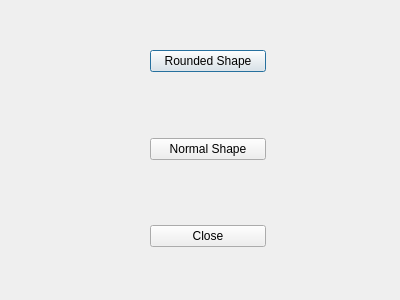
<?xml version="1.0" encoding="UTF-8"?>
<ui version="4.0">
 <class>AbstractFactoryDialog</class>
 <widget class="QDialog" name="AbstractFactoryDialog">
  <property name="geometry">
   <rect>
    <x>0</x>
    <y>0</y>
    <width>400</width>
    <height>300</height>
   </rect>
  </property>
  <property name="windowTitle">
   <string>Dialog</string>
  </property>
  <widget class="QWidget" name="">
   <property name="geometry">
    <rect>
     <x>150</x>
     <y>50</y>
     <width>116</width>
     <height>197</height>
    </rect>
   </property>
   <layout class="QVBoxLayout" name="verticalLayout">
    <item>
     <widget class="QPushButton" name="btn_rounded_shape">
      <property name="text">
       <string>Rounded Shape</string>
      </property>
     </widget>
    </item>
    <item>
     <spacer name="verticalSpacer">
      <property name="orientation">
       <enum>Qt::Orientation::Vertical</enum>
      </property>
      <property name="sizeHint" stdset="0">
       <size>
        <width>20</width>
        <height>40</height>
       </size>
      </property>
     </spacer>
    </item>
    <item>
     <widget class="QPushButton" name="btn_rounded_shape_2">
      <property name="text">
       <string>Normal Shape</string>
      </property>
     </widget>
    </item>
    <item>
     <spacer name="verticalSpacer_2">
      <property name="orientation">
       <enum>Qt::Orientation::Vertical</enum>
      </property>
      <property name="sizeHint" stdset="0">
       <size>
        <width>20</width>
        <height>40</height>
       </size>
      </property>
     </spacer>
    </item>
    <item>
     <widget class="QPushButton" name="close">
      <property name="text">
       <string>Close</string>
      </property>
     </widget>
    </item>
   </layout>
  </widget>
 </widget>
 <resources/>
 <connections>
  <connection>
   <sender>close</sender>
   <signal>clicked()</signal>
   <receiver>AbstractFactoryDialog</receiver>
   <slot>reject()</slot>
   <hints>
    <hint type="sourcelabel">
     <x>203</x>
     <y>213</y>
    </hint>
    <hint type="destinationlabel">
     <x>109</x>
     <y>195</y>
    </hint>
   </hints>
  </connection>
 </connections>
</ui>
